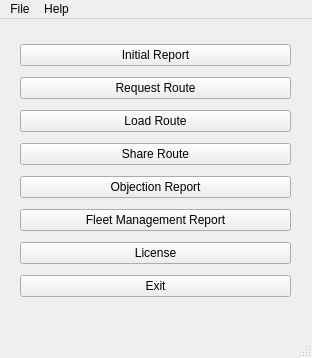
<?xml version="1.0" encoding="UTF-8"?>
<ui version="4.0">
 <class>MainWindow</class>
 <widget class="QMainWindow" name="MainWindow">
  <property name="geometry">
   <rect>
    <x>0</x>
    <y>0</y>
    <width>312</width>
    <height>358</height>
   </rect>
  </property>
  <property name="windowTitle">
   <string>MainWindow</string>
  </property>
  <widget class="QWidget" name="centralwidget">
   <widget class="QWidget" name="layoutWidget">
    <property name="geometry">
     <rect>
      <x>20</x>
      <y>20</y>
      <width>271</width>
      <height>271</height>
     </rect>
    </property>
    <layout class="QVBoxLayout" name="verticalLayout">
     <item>
      <widget class="QPushButton" name="initialReportBtn">
       <property name="text">
        <string>Initial Report</string>
       </property>
      </widget>
     </item>
     <item>
      <widget class="QPushButton" name="requestRouteBtn">
       <property name="text">
        <string>Request Route</string>
       </property>
      </widget>
     </item>
     <item>
      <widget class="QPushButton" name="loadRouteBtn">
       <property name="text">
        <string>Load Route</string>
       </property>
      </widget>
     </item>
     <item>
      <widget class="QPushButton" name="shareRouteBtn">
       <property name="text">
        <string>Share Route</string>
       </property>
      </widget>
     </item>
     <item>
      <widget class="QPushButton" name="objectionReportBtn">
       <property name="text">
        <string>Objection Report</string>
       </property>
      </widget>
     </item>
     <item>
      <widget class="QPushButton" name="fmrBtn">
       <property name="text">
        <string>Fleet Management Report</string>
       </property>
      </widget>
     </item>
     <item>
      <widget class="QPushButton" name="licenseBtn">
       <property name="text">
        <string>License</string>
       </property>
      </widget>
     </item>
     <item>
      <widget class="QPushButton" name="exitBtn">
       <property name="sizePolicy">
        <sizepolicy hsizetype="Minimum" vsizetype="Fixed">
         <horstretch>0</horstretch>
         <verstretch>0</verstretch>
        </sizepolicy>
       </property>
       <property name="text">
        <string>Exit</string>
       </property>
       <property name="default">
        <bool>false</bool>
       </property>
       <property name="flat">
        <bool>false</bool>
       </property>
      </widget>
     </item>
    </layout>
   </widget>
  </widget>
  <widget class="QMenuBar" name="menubar">
   <property name="geometry">
    <rect>
     <x>0</x>
     <y>0</y>
     <width>312</width>
     <height>23</height>
    </rect>
   </property>
   <widget class="QMenu" name="menuFile">
    <property name="title">
     <string>File</string>
    </property>
    <addaction name="openAction"/>
   </widget>
   <widget class="QMenu" name="menuHelp">
    <property name="title">
     <string>Help</string>
    </property>
   </widget>
   <addaction name="menuFile"/>
   <addaction name="menuHelp"/>
  </widget>
  <widget class="QStatusBar" name="statusbar"/>
  <action name="openAction">
   <property name="text">
    <string>Open</string>
   </property>
   <property name="toolTip">
    <string>Open File</string>
   </property>
  </action>
 </widget>
 <tabstops>
  <tabstop>initialReportBtn</tabstop>
  <tabstop>requestRouteBtn</tabstop>
  <tabstop>loadRouteBtn</tabstop>
  <tabstop>shareRouteBtn</tabstop>
  <tabstop>objectionReportBtn</tabstop>
  <tabstop>fmrBtn</tabstop>
  <tabstop>licenseBtn</tabstop>
  <tabstop>exitBtn</tabstop>
 </tabstops>
 <resources/>
 <connections/>
</ui>
